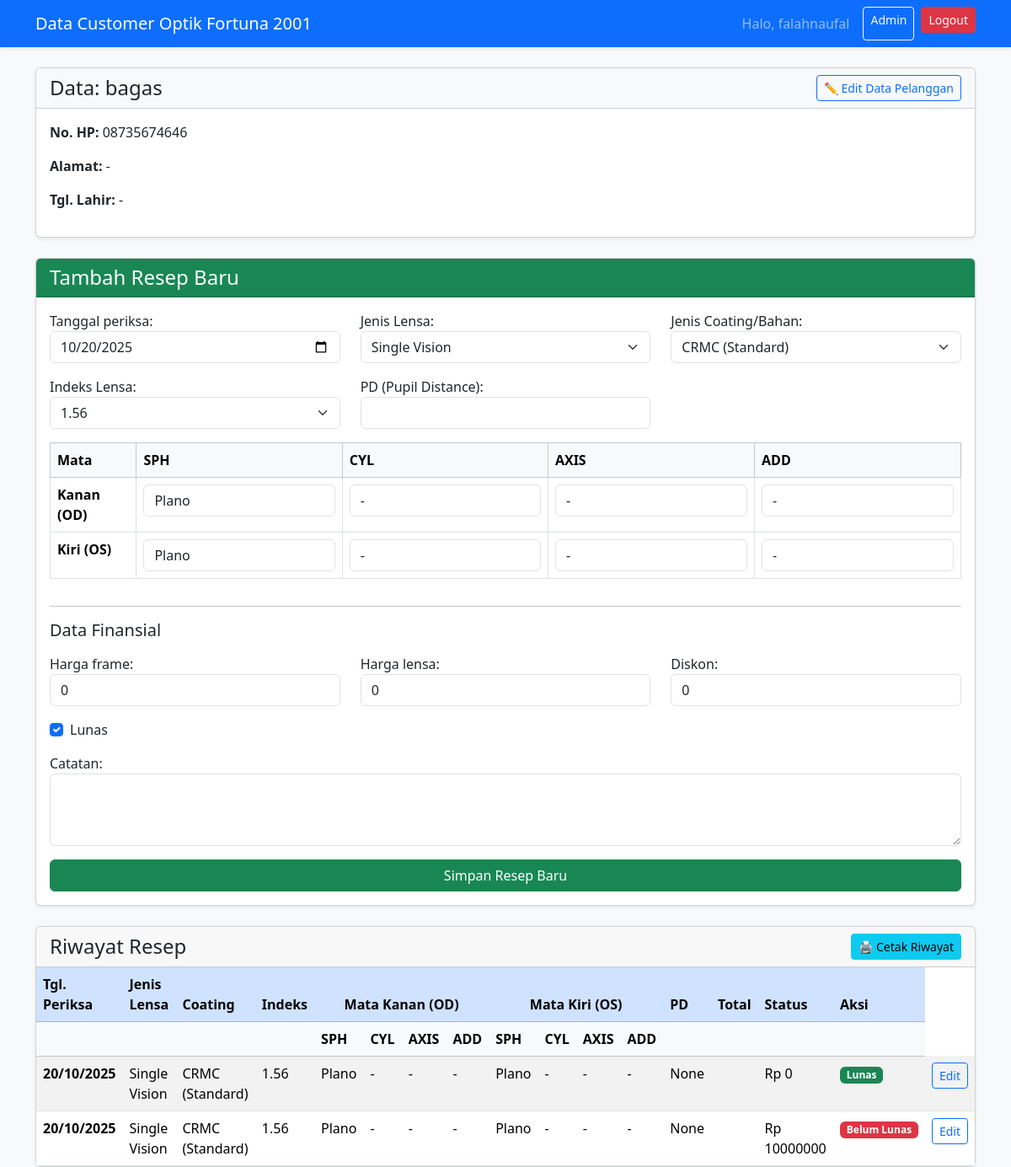
Screenshot of /pelanggan/6/ (signed in) with the database file from the repository.
### pasien/models.py (models this page shows, shortened)
class Pelanggan(models.Model):
    nama = models.CharField(max_length=100)
    no_hp = models.CharField(max_length=20, unique=True)
    alamat = models.TextField(blank=True, null=True)
    tanggal_lahir = models.DateField(blank=True, null=True)
    created_at = models.DateTimeField(auto_now_add=True)
    class Meta:
        verbose_name = "Data Pelanggan"
        verbose_name_plural = "Data Pelanggan"

class Resep(models.Model):
    JENIS_LENSA_CHOICES = [
        ('SV', 'Single Vision'),
        ('BF', 'Bifokal'),
        ('PG', 'Progresif'),
        ('OFF', 'Office / Baca'),
        ('LAIN', 'Lainnya'),
    ]
    COATING_LENSA_CHOICES = [
        ('CRMC', 'CRMC (Standard)'),
        ('BLR', 'Blueray'),
        ('PHC', 'Photochromic'),
        ('BLC', 'Bluechromic (Blueray + Photochromic)'),
        ('LAIN', 'Lainnya'),
    ]
    INDEKS_LENSA_CHOICES = [
        ('1.56', '1.56'),
        ('1.60', '1.60'),
        ('1.67', '1.67'),
        ('1.74', '1.74'),
        ('LAIN', 'Lainnya (misal: 1.50, 1.59)'),
    ]
    pelanggan = models.ForeignKey(Pelanggan, on_delete=models.CASCADE, related_name='resep_history')
    tanggal_periksa = models.DateField(default=timezone.now)
    jenis_lensa = models.CharField(
        "Jenis Lensa", max_length=5, choices=JENIS_LENSA_CHOICES, default='SV'
    )
    jenis_coating = models.CharField(
        "Jenis Coating/Bahan",
        max_length=5,
        choices=COATING_LENSA_CHOICES,
        default='CRMC'
    )
    indeks_lensa = models.CharField(
        "Indeks Lensa",
        max_length=5,
        choices=INDEKS_LENSA_CHOICES,
        default='1.56'
    )
    harga_frame = models.DecimalField(max_digits=10, decimal_places=0, default=0)
    harga_lensa = models.DecimalField(max_digits=10, decimal_places=0, default=0)
    diskon = models.DecimalField(max_digits=10, decimal_places=0, default=0)
    total_bayar = models.DecimalField(max_digits=10, decimal_places=0, blank=True, null=True)
    lunas = models.BooleanField(default=True)
    total_bayar = models.DecimalField(
        "Total Bayar (Rp)",
        max_digits=10,
        decimal_places=0,
        default=0,
        editable=False )
    od_sph = models.CharField("SPH (Kanan)", max_length=10, default='Plano')
    od_cyl = models.CharField("CYL (Kanan)", max_length=10, default='-')
    od_axis = models.CharField("AXIS (Kanan)", max_length=10, default='-')
    od_add = models.CharField("ADD (Kanan)", max_length=10, default='-')
    os_sph = models.CharField("SPH (Kiri)", max_length=10, default='Plano')
    os_cyl = models.CharField("CYL (Kiri)", max_length=10, default='-')
    os_axis = models.CharField("AXIS (Kiri)", max_length=10, default='-')
    os_add = models.CharField("ADD (Kiri)", max_length=10, default='-')
    pd = models.CharField("PD (Pupil Distance)", max_length=10, blank=True, null=True)
    catatan = models.TextField(blank=True, null=True)
    created_at = models.DateTimeField(auto_now_add=True)
    class Meta:
        ordering = ['-tanggal_periksa'] # Urutkan resep terbaru di atas
        verbose_name = "Data Resep"
        verbose_name_plural = "Data Resep"

### pasien/views.py (the view)
# urls.py: path('pelanggan/<int:pk>/', views.detail_pelanggan, name='detail'),
@login_required # Kunci halaman ini
def detail_pelanggan(request, pk):
    pelanggan = get_object_or_404(Pelanggan, pk=pk)
    resep_list = pelanggan.resep_history.all()
    if request.method == 'POST':
        form = ResepForm(request.POST)
        if form.is_valid():
            resep_baru = form.save(commit=False) # Jangan simpan dulu
            resep_baru.pelanggan = pelanggan      # Isi 'pelanggan' secara manual
            resep_baru.save()                     # Baru simpan ke database
            return redirect('detail', pk=pelanggan.pk)
    else:
        form = ResepForm() # Buat form kosong
    context = {
        'pelanggan': pelanggan,
        'resep_list': resep_list,
        'form': form, # Kirim form (kosong atau terisi) ke template
    }
    return render(request, 'detail.html', context)

### templates/detail.html (shortened to what this page needs)
{% extends 'base.html' %}
{% block content %}
<div class="card shadow-sm mb-4">
    <div class="card-header bg-light d-flex justify-content-between align-items-center">
        <h4 class="mb-0">Data: {{ pelanggan.nama }}</h4>
        <a href="{% url 'edit_pelanggan' pelanggan.pk %}" class="btn btn-outline-primary btn-sm">
           ✏️ Edit Data Pelanggan
        </a>
    </div>
    <div class="card-body">
        <p><strong>No. HP:</strong> {{ pelanggan.no_hp }}</p>
        <p><strong>Alamat:</strong> {{ pelanggan.alamat|default:"-" }}</p>
        <p><strong>Tgl. Lahir:</strong> {{ pelanggan.tanggal_lahir|date:"d M Y"|default:"-" }}</p>
    </div>
</div>
<div class="card shadow-sm mb-4">
    <div class="card-header bg-success text-white">
        <h4 class="mb-0">Tambah Resep Baru</h4>
    </div>
    <div class="card-body">
        <form method="POST">
            <div class="row">
                <div class="col-md-4 mb-3">{{ form.tanggal_periksa.label_tag }} {{ form.tanggal_periksa }}</div>
                <div class="col-md-4 mb-3">{{ form.jenis_lensa.label_tag }} {{ form.jenis_lensa }}</div>
                <div class="col-md-4 mb-3">{{ form.jenis_coating.label_tag }} {{ form.jenis_coating }}</div>
            </div>
            <div class="row">
                <div class="col-md-4 mb-3">{{ form.indeks_lensa.label_tag }} {{ form.indeks_lensa }}</div>
                <div class="col-md-4 mb-3">{{ form.pd.label_tag }} {{ form.pd }}</div>
            </div>
            <div class="table-responsive mb-3">
                <table class="table table-bordered">
                    <tr class="table-light">
                        <th>Mata</th>
                        <th>SPH</th><th>CYL</th><th>AXIS</th><th>ADD</th>
                    </tr>
                    <tr>
                        <th>Kanan (OD)</th>
                        <td>{{ form.od_sph }}</td>
                        <td>{{ form.od_cyl }}</td>
                        <td>{{ form.od_axis }}</td>
                        <td>{{ form.od_add }}</td>
                    </tr>
                    <tr>
                        <th>Kiri (OS)</th>
                        <td>{{ form.os_sph }}</td>
                        <td>{{ form.os_cyl }}</td>
                        <td>{{ form.os_axis }}</td>
                        <td>{{ form.os_add }}</td>
                    </tr>
                </table>
            </div>
            <hr>
            <h5 class="mb-3">Data Finansial</h5>
            <div class="row">
                <div class="col-md-4 mb-3">
                    {{ form.harga_frame.label_tag }}
                    {{ form.harga_frame }}
                </div>
                <div class="col-md-4 mb-3">
                    {{ form.harga_lensa.label_tag }}
                    {{ form.harga_lensa }}
                </div>
                <div class="col-md-4 mb-3">
                    {{ form.diskon.label_tag }}
                    {{ form.diskon }}
                </div>
            </div>
            <div class="form-check mb-3">
                {{ form.lunas }}
                <label class="form-check-label" for="{{ form.lunas.id_for_label }}">
                    {{ form.lunas.label }}
                </label>
            </div>
            <div class="mb-3">
                {{ form.catatan.label_tag }}
                {{ form.catatan }}
            </div>
            <button type="submit" class="btn btn-success w-100">Simpan Resep Baru</button>
        </form>
    </div>
</div>
<div class="card shadow-sm printable-area">
    <div class="card-header d-flex justify-content-between align-items-center">
        <h4 class="mb-0">Riwayat Resep</h4>
        <button onclick="window.print()" class="btn btn-info btn-sm d-print-none">
            🖨️ Cetak Riwayat
        </button>
    </div>
    <div class="card-body p-0">
        <div class="table-responsive">
            <table class="table table-striped table-hover mb-0">
                <thead class="table-primary">
                    <tr>
                        <th>Tgl. Periksa</th>
                        <th>Jenis Lensa</th>
                        <th>Coating</th>
                        <th>Indeks</th>
                        <th colspan="4" class="text-center">Mata Kanan (OD)</th>
                        <th colspan="4" class="text-center">Mata Kiri (OS)</th>
                        <th>PD</th>
                        <th>Total</th> <th>Status</th> <th>Aksi</th>
                    </tr>
                    <tr class="table-light">
                        <th></th>
                        <th></th>
                        <th></th>
                        <th></th>
                        <th>SPH</th><th>CYL</th><th>AXIS</th><th>ADD</th>
                        <th>SPH</th><th>CYL</th><th>AXIS</th><th>ADD</th>
                        <th></th>
                        <th></th> <th></th> <th></th>
                    </tr>
                </thead>
                <tbody>
                    {% for resep in resep_list %}
                    <tr>
                        <td><strong>{{ resep.tanggal_periksa|date:"d/m/Y" }}</strong></td>
                        <td>{{ resep.get_jenis_lensa_display }}</td>
                        <td>{{ resep.get_jenis_coating_display }}</td>
                        <td>{{ resep.get_indeks_lensa_display }}</td>
                        <td>{{ resep.od_sph }}</td>
                        <td>{{ resep.od_cyl }}</td>
                        <td>{{ resep.od_axis }}</td>
                        <td>{{ resep.od_add }}</td>
                        <td>{{ resep.os_sph }}</td>
                        <td>{{ resep.os_cyl }}</td>
                        <td>{{ resep.os_axis }}</td>
                        <td>{{ resep.os_add }}</td>
                        <td>{{ resep.pd }}</td>
                        <td>
                            <td>Rp {{ resep.total_bayar|default:0 }}</td>
                    <td>
                        {% if resep.lunas %}
                            <span class="badge bg-success">Lunas</span>
                        {% else %}
                            <span class="badge bg-danger">Belum Lunas</span>
                        {% endif %}
                    </td>
                    <td>
                    <a href="{% url 'edit_resep' resep.pk %}" class="btn btn-sm btn-outline-primary">Edit</a>
                </td>
                    </tr>
                    {% empty %}
                    <tr><td colspan="14" class="text-center p-4">Belum ada riwayat resep.</td></tr>
                    {% endfor %}
                </tbody>
            </table>
        </div>
    </div>
</div>
{% endblock %}

### templates/base.html (shortened to what this page needs)
<!doctype html>
<html lang="id">
  <head>
    <link href="https://cdn.jsdelivr.net/npm/bootstrap@5.3.3/dist/css/bootstrap.min.css" rel="stylesheet">
  </head>
  <body>
    <nav class="navbar navbar-expand-lg navbar-dark bg-primary shadow-sm">
        <div class="container">
            <a class="navbar-brand" href="{% url 'search' %}"> Data Customer Optik Fortuna 2001</a>
            <div class="d-flex">
                {% if user.is_authenticated %}
                    <span class="navbar-text me-3">
                        Halo, {{ user.first_name|default:user.username }}
                    </span>
                    <a href="/admin" class="btn btn-outline-light btn-sm me-2" target="_blank">Admin</a>
                    <form action="{% url 'logout' %}" method="POST" class="d-inline">
    <button type="submit" class="btn btn-danger btn-sm">Logout</button>
</form>
                {% else %}
                    <a href="{% url 'login' %}" class="btn btn-light btn-sm">Login</a>
                {% endif %}
            </div>
        </div>
    </nav>
    <div class="container mt-4">
        {% block content %}
        {% endblock %}
    </div>
  </body>
</html>

### templates/base.html (style rules this page uses)
body { background-color: #f8f9fa; }

### rows the page displays
Pelanggan: nama "bagas", no_hp "08735674646", alamat "-", tanggal_lahir "-"
Resep: tanggal_periksa "20/10/2025", jenis_lensa "Single Vision", jenis_coating "CRMC (Standard)", indeks_lensa "1.56", od_sph "Plano", od_cyl "-", od_axis "-", od_add "-", os_sph "Plano", os_cyl "-", os_axis "-", os_add "-", pd "None", total_bayar "0", lunas "Lunas"
Resep: tanggal_periksa "20/10/2025", jenis_lensa "Single Vision", jenis_coating "CRMC (Standard)", indeks_lensa "1.56", od_sph "Plano", od_cyl "-", od_axis "-", od_add "-", os_sph "Plano", os_cyl "-", os_axis "-", os_add "-", pd "None", total_bayar "10000000", lunas "Belum Lunas"

### other values shown
{{ user.first_name|default:user.username }} "falahnaufal"
